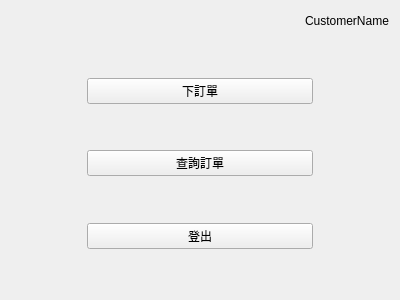
<?xml version="1.0" encoding="UTF-8"?>
<ui version="4.0">
 <class>CustomerMenuForm</class>
 <widget class="QWidget" name="CustomerMenuForm">
  <property name="geometry">
   <rect>
    <x>0</x>
    <y>0</y>
    <width>400</width>
    <height>300</height>
   </rect>
  </property>
  <property name="windowTitle">
   <string>Form</string>
  </property>
  <layout class="QVBoxLayout" name="verticalLayout_2" stretch="0,1">
   <item>
    <layout class="QHBoxLayout" name="horizontalLayout_2">
     <item>
      <spacer name="horizontalSpacer_3">
       <property name="orientation">
        <enum>Qt::Horizontal</enum>
       </property>
       <property name="sizeHint" stdset="0">
        <size>
         <width>40</width>
         <height>20</height>
        </size>
       </property>
      </spacer>
     </item>
     <item>
      <widget class="QLabel" name="label">
       <property name="text">
        <string>CustomerName</string>
       </property>
      </widget>
     </item>
    </layout>
   </item>
   <item>
    <layout class="QHBoxLayout" name="horizontalLayout" stretch="1,3,1">
     <item>
      <spacer name="horizontalSpacer_2">
       <property name="orientation">
        <enum>Qt::Horizontal</enum>
       </property>
       <property name="sizeHint" stdset="0">
        <size>
         <width>40</width>
         <height>20</height>
        </size>
       </property>
      </spacer>
     </item>
     <item>
      <layout class="QVBoxLayout" name="verticalLayout" stretch="0,1,0,1,0,1,0">
       <item>
        <spacer name="verticalSpacer">
         <property name="orientation">
          <enum>Qt::Vertical</enum>
         </property>
         <property name="sizeHint" stdset="0">
          <size>
           <width>20</width>
           <height>40</height>
          </size>
         </property>
        </spacer>
       </item>
       <item>
        <widget class="QPushButton" name="pushButton">
         <property name="text">
          <string>下訂單</string>
         </property>
        </widget>
       </item>
       <item>
        <spacer name="verticalSpacer_3">
         <property name="orientation">
          <enum>Qt::Vertical</enum>
         </property>
         <property name="sizeHint" stdset="0">
          <size>
           <width>20</width>
           <height>40</height>
          </size>
         </property>
        </spacer>
       </item>
       <item>
        <widget class="QPushButton" name="pushButton_2">
         <property name="text">
          <string>查詢訂單</string>
         </property>
        </widget>
       </item>
       <item>
        <spacer name="verticalSpacer_4">
         <property name="orientation">
          <enum>Qt::Vertical</enum>
         </property>
         <property name="sizeHint" stdset="0">
          <size>
           <width>20</width>
           <height>40</height>
          </size>
         </property>
        </spacer>
       </item>
       <item>
        <widget class="QPushButton" name="pushButton_3">
         <property name="text">
          <string>登出</string>
         </property>
        </widget>
       </item>
       <item>
        <spacer name="verticalSpacer_2">
         <property name="orientation">
          <enum>Qt::Vertical</enum>
         </property>
         <property name="sizeHint" stdset="0">
          <size>
           <width>20</width>
           <height>40</height>
          </size>
         </property>
        </spacer>
       </item>
      </layout>
     </item>
     <item>
      <spacer name="horizontalSpacer">
       <property name="orientation">
        <enum>Qt::Horizontal</enum>
       </property>
       <property name="sizeHint" stdset="0">
        <size>
         <width>40</width>
         <height>20</height>
        </size>
       </property>
      </spacer>
     </item>
    </layout>
   </item>
  </layout>
 </widget>
 <resources/>
 <connections/>
</ui>
